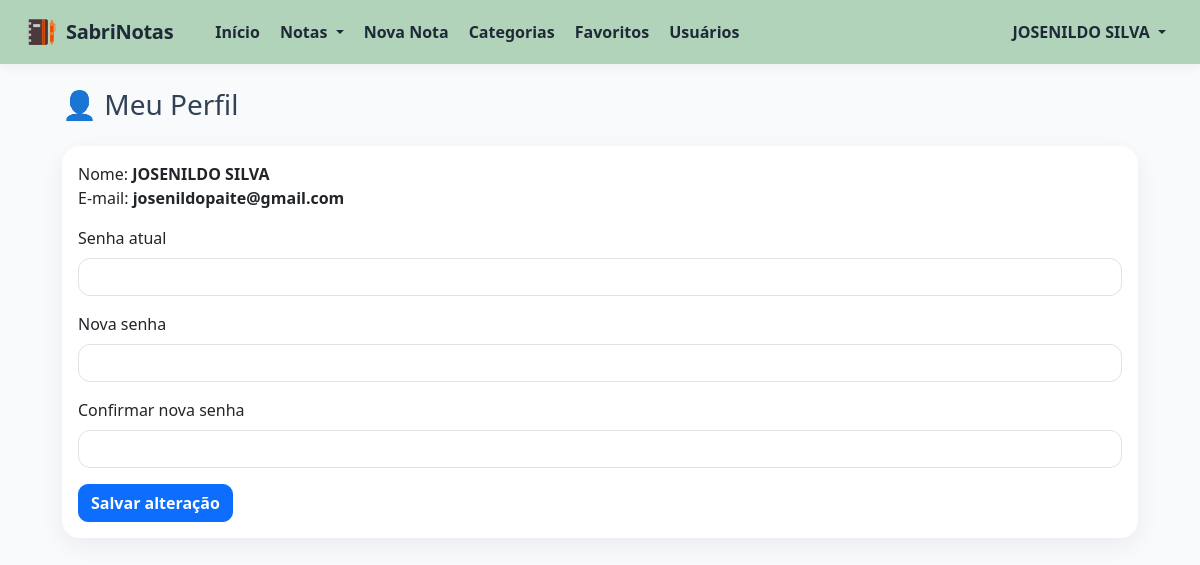
Page /meu_perfil (signed in) on the committed database.
### tables this page shows
CREATE TABLE usuarios (
            id INTEGER PRIMARY KEY AUTOINCREMENT,
            nome TEXT NOT NULL,
            email TEXT NOT NULL UNIQUE,
            senha TEXT NOT NULL,
            perfil TEXT NOT NULL DEFAULT 'usuario'
        );

### app.py (the view, shortened to what this page needs)
@app.route("/meu_perfil", methods=["GET", "POST"])
@login_obrigatorio
def meu_perfil():
    mensagem = ""
    conexao = sqlite3.connect("base.db")
    cursor = conexao.cursor()
    cursor.execute("""
        SELECT id, nome, email
        FROM usuarios
        WHERE id = ?
    """, (session["usuario_id"],))
    usuario = cursor.fetchone()
    conexao.close()
    return render_template("meu_perfil.html", usuario=usuario, mensagem=mensagem)

### app.py (called while the page is built)
def login_obrigatorio(funcao):
    @wraps(funcao)
    def verificar_login(*args, **kwargs):
        if "usuario_id" not in session:
            return redirect("/login")
        return funcao(*args, **kwargs)
    return verificar_login

### templates/meu_perfil.html (shortened to what this page needs)
{% extends "base.html" %}
{% block conteudo %}
<h3 class="mb-4">👤 Meu Perfil</h3>
<div class="card">
    <div class="card-body">
        <p>
            Nome: <strong>{{ usuario[1] }}</strong><br>
            E-mail: <strong>{{ usuario[2] }}</strong>
        </p>
        <form method="POST">
            <div class="mb-3">
                <label class="form-label">Senha atual</label>
                <input type="password" name="senha_atual" class="form-control" required>
            </div>
            <div class="mb-3">
                <label class="form-label">Nova senha</label>
                <input type="password" name="nova_senha" class="form-control" required>
            </div>
            <div class="mb-3">
                <label class="form-label">Confirmar nova senha</label>
                <input type="password" name="confirmar_senha" class="form-control" required>
            </div>
            <button type="submit" class="btn btn-primary">
                Salvar alteração
            </button>
        </form>
    </div>
</div>
{% endblock %}

### templates/base.html (shortened to what this page needs)
<!DOCTYPE html>
<html lang="pt-br">
<head>
    <link href="https://cdn.jsdelivr.net/npm/bootstrap@5.3.7/dist/css/bootstrap.min.css" rel="stylesheet">
</head>
<body>
<nav class="navbar navbar-expand-lg navbar-light">
    <div class="container-fluid px-4">
        <a class="navbar-brand d-flex align-items-center" href="/">
            <img src="{{ url_for('static', filename='imagens/logo.png') }}"
                 width="34"
                 height="34"
                 class="me-2">
            SabriNotas
        </a>
        <div class="collapse navbar-collapse" id="menu">
            <div class="navbar-nav ms-3">
                <a class="nav-link {% if request.path == '/' %}active{% endif %}" href="/">
                    Início
                </a>
                <li class="nav-item dropdown">
                    <a class="nav-link dropdown-toggle {% if request.path.startswith('/notas') %}active{% endif %}"
                       href="#"
                       role="button"
                       data-bs-toggle="dropdown">
                        Notas
                    </a>
                </li>
                <a class="nav-link {% if request.path == '/nova' %}active{% endif %}" href="/nova">
                    Nova Nota
                </a>
                <a class="nav-link {% if request.path == '/categorias' %}active{% endif %}" href="/categorias">
                    Categorias
                </a>
                <a class="nav-link {% if request.path == '/favoritos' %}active{% endif %}" href="/favoritos">
                    Favoritos
                </a>
                {% if session.get("usuario_perfil") == "admin" %}
                    <a class="nav-link {% if request.path == '/usuarios' %}active{% endif %}" href="/usuarios">
                        Usuários
                    </a>
                {% endif %}
            </div>
            <div class="ms-auto navbar-nav">
                {% if session.get("usuario_nome") %}
                    <li class="nav-item dropdown">
                        <a class="nav-link dropdown-toggle"
                           href="#"
                           role="button"
                           data-bs-toggle="dropdown">
                            {{ session["usuario_nome"] }}
                        </a>
                    </li>
                {% else %}
                    <a class="nav-link" href="/login">
                        Login
                    </a>
                {% endif %}
            </div>
        </div>
    </div>
</nav>
<div class="container mt-4">
    {% block conteudo %}
    {% endblock %}
</div>
</body>
</html>

### templates/base.html (style rules this page uses)
body { background: #F8FAFC; color: #334155; }
.navbar { background: #B1D3B9 !important; min-height: 64px; box-shadow: 0 2px 12px rgba(0,0,0,.06); }
.navbar-brand { color: #1F2937 !important; font-weight: 700; letter-spacing: -0.3px; }
.navbar .nav-link { color: #1F2937 !important; font-weight: 600; border-radius: 10px; padding: 8px 12px; margin: 0 2px; transition: .2s; }
.container { max-width: 1100px; }
.card { border: none; border-radius: 18px; box-shadow: 0 8px 24px rgba(15,23,42,.06); }
.btn { border-radius: 10px; font-weight: 600; }
.form-control, .form-select, .input-group-text { border-radius: 12px; }

### rows in the picture
usuarios: usuario_nome "JOSENILDO SILVA", nome "JOSENILDO SILVA", email "josenildopaite@gmail.com"
